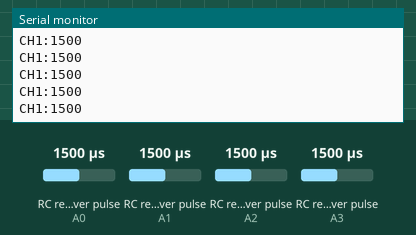
The sketch below on a simulated Arduino Uno, built with avr-gcc and run on an emulated ATmega328P. Parts: the last lines printed to the serial monitor. Wiring (inferred from the names in the program): 4 × RC receiver channel: data A0 / data A1 / data A2 / data A3. The test bench sets the inputs (shaded band); at power-on: RC receiver pulse (sensors on A0, A1, A2, A3) 1500 µs.

Above: at 1.2 s.
1.3 s: RC receiver pulse (sensor on A0) set to 1020 µs
At 1.56 s:
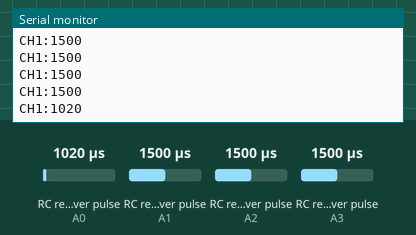
2.8 s: RC receiver pulse (sensor on A0) set to 1250 µs
At 2.96 s:
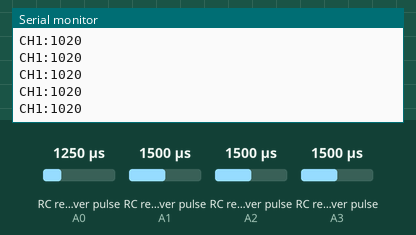
Timing chart, 0 to 5.8 s (numbered marks = the images above; inputs shaded):
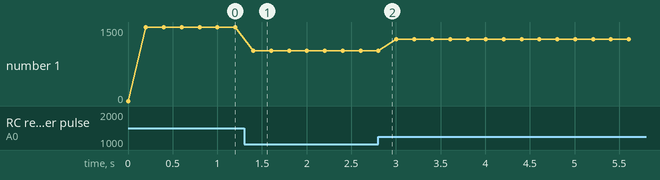

The sketch:

fuck2ah.ino
```cpp
#include <EnableInterrupt.h>

#define SERIAL_PORT_SPEED 57600
#define RC_NUM_CHANNELS  4

#define RC_CH1  0
#define RC_CH2  1
#define RC_CH3  2
#define RC_CH4  3

#define RC_CH1_INPUT  A0
#define RC_CH2_INPUT  A1
#define RC_CH3_INPUT  A2
#define RC_CH4_INPUT  A3

uint16_t rc_values[RC_NUM_CHANNELS];
uint32_t rc_start[RC_NUM_CHANNELS];
volatile uint16_t rc_shared[RC_NUM_CHANNELS];

void rc_read_values() {
  noInterrupts();
  memcpy(rc_values, (const void *)rc_shared, sizeof(rc_shared));
  interrupts();
}

void calc_input(uint8_t channel, uint8_t input_pin) {
  if (digitalRead(input_pin) == HIGH) {
    rc_start[channel] = micros();
  } else {
    uint16_t rc_compare = (uint16_t)(micros() - rc_start[channel]);
    rc_shared[channel] = rc_compare;
  }
}

void calc_ch1() { calc_input(RC_CH1, RC_CH1_INPUT); }
void calc_ch2() { calc_input(RC_CH2, RC_CH2_INPUT); }
void calc_ch3() { calc_input(RC_CH3, RC_CH3_INPUT); }
void calc_ch4() { calc_input(RC_CH4, RC_CH4_INPUT); }

void setup() {
  Serial.begin(SERIAL_PORT_SPEED);

  pinMode(RC_CH1_INPUT, INPUT);
  pinMode(RC_CH2_INPUT, INPUT);
  pinMode(RC_CH3_INPUT, INPUT);
  pinMode(RC_CH4_INPUT, INPUT);

  enableInterrupt(RC_CH1_INPUT, calc_ch1, CHANGE);
  enableInterrupt(RC_CH2_INPUT, calc_ch2, CHANGE);
  enableInterrupt(RC_CH3_INPUT, calc_ch3, CHANGE);
  enableInterrupt(RC_CH4_INPUT, calc_ch4, CHANGE);
}

void loop() {
  rc_read_values();

  Serial.print("CH1:"); Serial.print(rc_values[RC_CH1]); Serial.println("\t");
  //Serial.print("CH2:"); Serial.print(rc_values[RC_CH2]); Serial.print("\t");
  //Serial.print("CH3:"); Serial.print(rc_values[RC_CH3]); Serial.print("\t");
  //Serial.print("CH4:"); Serial.println(rc_values[RC_CH4]);

  delay(200);
}
```

Measured:
- after the input at 1.3 s, the serial monitor: prints a new line after 0.10 s (image 1)
- plotted number 1: 1500 → 1020 after the input at 1.3 s, 1020 → 1252 after the input at 2.8 s
